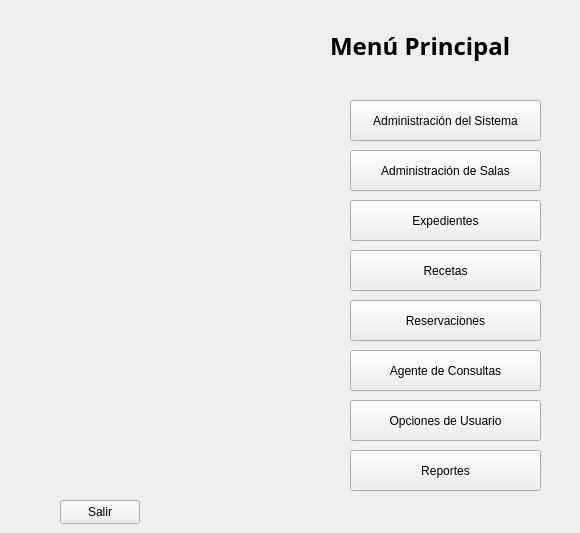
    <widget class="QWidget" name="MenuPrincipal">
     <widget class="QPushButton" name="pushButton_4">
      <property name="geometry">
       <rect>
        <x>350</x>
        <y>100</y>
        <width>191</width>
        <height>41</height>
       </rect>
      </property>
      <property name="text">
       <string>Administración del Sistema</string>
      </property>
     </widget>
     <widget class="QPushButton" name="pushButton_5">
      <property name="geometry">
       <rect>
        <x>350</x>
        <y>150</y>
        <width>191</width>
        <height>41</height>
       </rect>
      </property>
      <property name="text">
       <string>Administración de Salas</string>
      </property>
     </widget>
     <widget class="QPushButton" name="pushButton_6">
      <property name="geometry">
       <rect>
        <x>350</x>
        <y>200</y>
        <width>191</width>
        <height>41</height>
       </rect>
      </property>
      <property name="text">
       <string>Expedientes</string>
      </property>
     </widget>
     <widget class="QPushButton" name="pushButton_7">
      <property name="geometry">
       <rect>
        <x>350</x>
        <y>250</y>
        <width>191</width>
        <height>41</height>
       </rect>
      </property>
      <property name="text">
       <string>Recetas</string>
      </property>
     </widget>
     <widget class="QPushButton" name="pushButton_8">
      <property name="geometry">
       <rect>
        <x>350</x>
        <y>300</y>
        <width>191</width>
        <height>41</height>
       </rect>
      </property>
      <property name="text">
       <string>Reservaciones</string>
      </property>
     </widget>
     <widget class="QPushButton" name="pushButton_9">
      <property name="geometry">
       <rect>
        <x>350</x>
        <y>350</y>
        <width>191</width>
        <height>41</height>
       </rect>
      </property>
      <property name="text">
       <string>Agente de Consultas</string>
      </property>
     </widget>
     <widget class="QPushButton" name="pushButton_10">
      <property name="geometry">
       <rect>
        <x>350</x>
        <y>400</y>
        <width>191</width>
        <height>41</height>
       </rect>
      </property>
      <property name="text">
       <string>Opciones de Usuario</string>
      </property>
     </widget>
     <widget class="QPushButton" name="pushButton_11">
      <property name="geometry">
       <rect>
        <x>350</x>
        <y>450</y>
        <width>191</width>
        <height>41</height>
       </rect>
      </property>
      <property name="text">
       <string>Reportes</string>
      </property>
     </widget>
     <widget class="QPushButton" name="pushButton_12">
      <property name="geometry">
       <rect>
        <x>60</x>
        <y>500</y>
        <width>80</width>
        <height>24</height>
       </rect>
      </property>
      <property name="text">
       <string>Salir</string>
      </property>
     </widget>
     <widget class="QLabel" name="label_8">
      <property name="geometry">
       <rect>
        <x>330</x>
        <y>30</y>
        <width>241</width>
        <height>31</height>
       </rect>
      </property>
      <property name="font">
       <font>
        <family>Segoe UI Black</family>
        <pointsize>18</pointsize>
        <bold>true</bold>
       </font>
      </property>
      <property name="text">
       <string>Menú Principal</string>
      </property>
     </widget>
    </widget>
